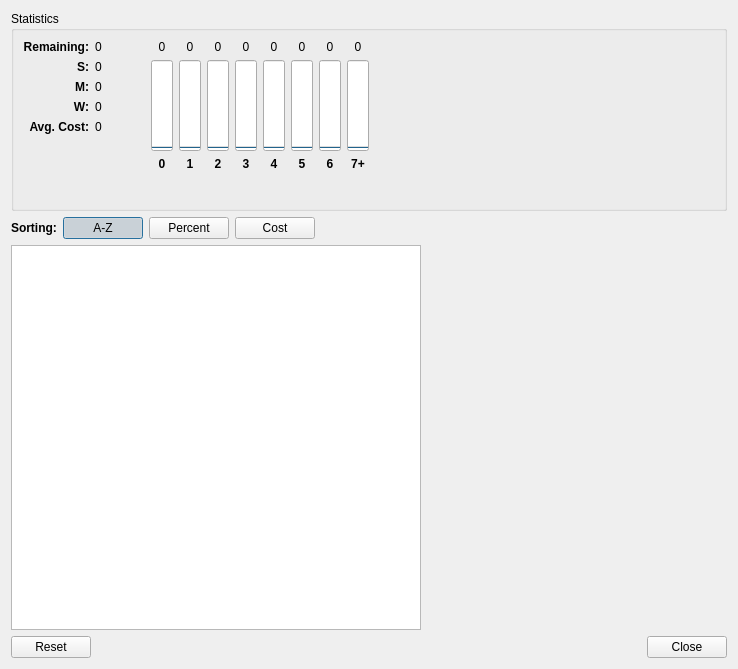
<?xml version="1.0" encoding="UTF-8"?>
<ui version="4.0">
 <class>ActiveDeck</class>
 <widget class="QDialog" name="ActiveDeck">
  <property name="geometry">
   <rect>
    <x>0</x>
    <y>0</y>
    <width>738</width>
    <height>669</height>
   </rect>
  </property>
  <property name="windowTitle">
   <string>Dialog</string>
  </property>
  <layout class="QVBoxLayout" name="verticalLayout_2">
   <item>
    <widget class="QGroupBox" name="groupBoxStats">
     <property name="minimumSize">
      <size>
       <width>0</width>
       <height>200</height>
      </size>
     </property>
     <property name="maximumSize">
      <size>
       <width>16777215</width>
       <height>200</height>
      </size>
     </property>
     <property name="title">
      <string>Statistics</string>
     </property>
     <layout class="QHBoxLayout" name="horizontalLayout">
      <item>
       <layout class="QGridLayout" name="gridLayout">
        <item row="4" column="1">
         <widget class="QLabel" name="labelCost">
          <property name="text">
           <string>0</string>
          </property>
         </widget>
        </item>
        <item row="0" column="1">
         <widget class="QLabel" name="labelCount">
          <property name="minimumSize">
           <size>
            <width>50</width>
            <height>0</height>
           </size>
          </property>
          <property name="text">
           <string>0</string>
          </property>
         </widget>
        </item>
        <item row="0" column="0">
         <widget class="QLabel" name="label_2">
          <property name="text">
           <string>&lt;html&gt;&lt;head/&gt;&lt;body&gt;&lt;p align=&quot;right&quot;&gt;&lt;span style=&quot; font-weight:600;&quot;&gt;Remaining:&lt;/span&gt;&lt;/p&gt;&lt;/body&gt;&lt;/html&gt;</string>
          </property>
         </widget>
        </item>
        <item row="1" column="0">
         <widget class="QLabel" name="label_3">
          <property name="text">
           <string>&lt;html&gt;&lt;head/&gt;&lt;body&gt;&lt;p&gt;&lt;span style=&quot; font-weight:600;&quot;&gt;S:&lt;/span&gt;&lt;/p&gt;&lt;/body&gt;&lt;/html&gt;</string>
          </property>
          <property name="alignment">
           <set>Qt::AlignRight|Qt::AlignTrailing|Qt::AlignVCenter</set>
          </property>
         </widget>
        </item>
        <item row="2" column="0">
         <widget class="QLabel" name="label_4">
          <property name="text">
           <string>&lt;html&gt;&lt;head/&gt;&lt;body&gt;&lt;p&gt;&lt;span style=&quot; font-weight:600;&quot;&gt;M:&lt;/span&gt;&lt;/p&gt;&lt;/body&gt;&lt;/html&gt;</string>
          </property>
          <property name="alignment">
           <set>Qt::AlignRight|Qt::AlignTrailing|Qt::AlignVCenter</set>
          </property>
         </widget>
        </item>
        <item row="1" column="1">
         <widget class="QLabel" name="labelSpells">
          <property name="text">
           <string>0</string>
          </property>
         </widget>
        </item>
        <item row="4" column="0">
         <widget class="QLabel" name="label">
          <property name="text">
           <string>&lt;html&gt;&lt;head/&gt;&lt;body&gt;&lt;p align=&quot;right&quot;&gt;&lt;span style=&quot; font-weight:600;&quot;&gt;Avg. Cost:&lt;/span&gt;&lt;/p&gt;&lt;/body&gt;&lt;/html&gt;</string>
          </property>
         </widget>
        </item>
        <item row="3" column="1">
         <widget class="QLabel" name="labelWeapons">
          <property name="text">
           <string>0</string>
          </property>
         </widget>
        </item>
        <item row="2" column="1">
         <widget class="QLabel" name="labelMinions">
          <property name="text">
           <string>0</string>
          </property>
         </widget>
        </item>
        <item row="3" column="0">
         <widget class="QLabel" name="label_5">
          <property name="text">
           <string>&lt;html&gt;&lt;head/&gt;&lt;body&gt;&lt;p&gt;&lt;span style=&quot; font-weight:600;&quot;&gt;W:&lt;/span&gt;&lt;/p&gt;&lt;/body&gt;&lt;/html&gt;</string>
          </property>
          <property name="alignment">
           <set>Qt::AlignRight|Qt::AlignTrailing|Qt::AlignVCenter</set>
          </property>
         </widget>
        </item>
        <item row="5" column="1">
         <spacer name="verticalSpacer">
          <property name="orientation">
           <enum>Qt::Vertical</enum>
          </property>
          <property name="sizeHint" stdset="0">
           <size>
            <width>20</width>
            <height>40</height>
           </size>
          </property>
         </spacer>
        </item>
       </layout>
      </item>
      <item>
       <layout class="QGridLayout" name="gridLayout_2">
        <item row="2" column="3">
         <widget class="QLabel" name="label_12">
          <property name="text">
           <string>&lt;html&gt;&lt;head/&gt;&lt;body&gt;&lt;p&gt;&lt;span style=&quot; font-weight:600;&quot;&gt;3&lt;/span&gt;&lt;/p&gt;&lt;/body&gt;&lt;/html&gt;</string>
          </property>
          <property name="alignment">
           <set>Qt::AlignCenter</set>
          </property>
         </widget>
        </item>
        <item row="2" column="2">
         <widget class="QLabel" name="label_11">
          <property name="text">
           <string>&lt;html&gt;&lt;head/&gt;&lt;body&gt;&lt;p&gt;&lt;span style=&quot; font-weight:600;&quot;&gt;2&lt;/span&gt;&lt;/p&gt;&lt;/body&gt;&lt;/html&gt;</string>
          </property>
          <property name="alignment">
           <set>Qt::AlignCenter</set>
          </property>
         </widget>
        </item>
        <item row="1" column="0">
         <widget class="QProgressBar" name="progressBar0">
          <property name="maximum">
           <number>50</number>
          </property>
          <property name="value">
           <number>0</number>
          </property>
          <property name="textVisible">
           <bool>false</bool>
          </property>
          <property name="orientation">
           <enum>Qt::Vertical</enum>
          </property>
          <property name="textDirection">
           <enum>QProgressBar::TopToBottom</enum>
          </property>
         </widget>
        </item>
        <item row="1" column="3">
         <widget class="QProgressBar" name="progressBar3">
          <property name="maximum">
           <number>50</number>
          </property>
          <property name="value">
           <number>0</number>
          </property>
          <property name="orientation">
           <enum>Qt::Vertical</enum>
          </property>
         </widget>
        </item>
        <item row="1" column="1">
         <widget class="QProgressBar" name="progressBar1">
          <property name="maximum">
           <number>50</number>
          </property>
          <property name="value">
           <number>0</number>
          </property>
          <property name="orientation">
           <enum>Qt::Vertical</enum>
          </property>
         </widget>
        </item>
        <item row="1" column="2">
         <widget class="QProgressBar" name="progressBar2">
          <property name="maximum">
           <number>50</number>
          </property>
          <property name="value">
           <number>0</number>
          </property>
          <property name="orientation">
           <enum>Qt::Vertical</enum>
          </property>
         </widget>
        </item>
        <item row="2" column="6">
         <widget class="QLabel" name="label_15">
          <property name="text">
           <string>&lt;html&gt;&lt;head/&gt;&lt;body&gt;&lt;p&gt;&lt;span style=&quot; font-weight:600;&quot;&gt;6&lt;/span&gt;&lt;/p&gt;&lt;/body&gt;&lt;/html&gt;</string>
          </property>
          <property name="alignment">
           <set>Qt::AlignCenter</set>
          </property>
         </widget>
        </item>
        <item row="2" column="7">
         <widget class="QLabel" name="label_16">
          <property name="text">
           <string>&lt;html&gt;&lt;head/&gt;&lt;body&gt;&lt;p&gt;&lt;span style=&quot; font-weight:600;&quot;&gt;7+&lt;/span&gt;&lt;/p&gt;&lt;/body&gt;&lt;/html&gt;</string>
          </property>
          <property name="alignment">
           <set>Qt::AlignCenter</set>
          </property>
         </widget>
        </item>
        <item row="2" column="4">
         <widget class="QLabel" name="label_13">
          <property name="text">
           <string>&lt;html&gt;&lt;head/&gt;&lt;body&gt;&lt;p&gt;&lt;span style=&quot; font-weight:600;&quot;&gt;4&lt;/span&gt;&lt;/p&gt;&lt;/body&gt;&lt;/html&gt;</string>
          </property>
          <property name="alignment">
           <set>Qt::AlignCenter</set>
          </property>
         </widget>
        </item>
        <item row="2" column="5">
         <widget class="QLabel" name="label_14">
          <property name="text">
           <string>&lt;html&gt;&lt;head/&gt;&lt;body&gt;&lt;p&gt;&lt;span style=&quot; font-weight:600;&quot;&gt;5&lt;/span&gt;&lt;/p&gt;&lt;/body&gt;&lt;/html&gt;</string>
          </property>
          <property name="alignment">
           <set>Qt::AlignCenter</set>
          </property>
         </widget>
        </item>
        <item row="1" column="4">
         <widget class="QProgressBar" name="progressBar4">
          <property name="maximum">
           <number>50</number>
          </property>
          <property name="value">
           <number>0</number>
          </property>
          <property name="orientation">
           <enum>Qt::Vertical</enum>
          </property>
         </widget>
        </item>
        <item row="1" column="6">
         <widget class="QProgressBar" name="progressBar6">
          <property name="maximum">
           <number>50</number>
          </property>
          <property name="value">
           <number>0</number>
          </property>
          <property name="orientation">
           <enum>Qt::Vertical</enum>
          </property>
         </widget>
        </item>
        <item row="1" column="5">
         <widget class="QProgressBar" name="progressBar5">
          <property name="maximum">
           <number>50</number>
          </property>
          <property name="value">
           <number>0</number>
          </property>
          <property name="orientation">
           <enum>Qt::Vertical</enum>
          </property>
         </widget>
        </item>
        <item row="1" column="7">
         <widget class="QProgressBar" name="progressBar7">
          <property name="maximum">
           <number>50</number>
          </property>
          <property name="value">
           <number>0</number>
          </property>
          <property name="textVisible">
           <bool>true</bool>
          </property>
          <property name="orientation">
           <enum>Qt::Vertical</enum>
          </property>
         </widget>
        </item>
        <item row="2" column="0">
         <widget class="QLabel" name="label_9">
          <property name="text">
           <string>&lt;html&gt;&lt;head/&gt;&lt;body&gt;&lt;p&gt;&lt;span style=&quot; font-weight:600;&quot;&gt;0&lt;/span&gt;&lt;/p&gt;&lt;/body&gt;&lt;/html&gt;</string>
          </property>
          <property name="alignment">
           <set>Qt::AlignCenter</set>
          </property>
         </widget>
        </item>
        <item row="2" column="1">
         <widget class="QLabel" name="label_10">
          <property name="text">
           <string>&lt;html&gt;&lt;head/&gt;&lt;body&gt;&lt;p&gt;&lt;span style=&quot; font-weight:600;&quot;&gt;1&lt;/span&gt;&lt;/p&gt;&lt;/body&gt;&lt;/html&gt;</string>
          </property>
          <property name="alignment">
           <set>Qt::AlignCenter</set>
          </property>
         </widget>
        </item>
        <item row="3" column="0">
         <spacer name="verticalSpacer_2">
          <property name="orientation">
           <enum>Qt::Vertical</enum>
          </property>
          <property name="sizeHint" stdset="0">
           <size>
            <width>20</width>
            <height>40</height>
           </size>
          </property>
         </spacer>
        </item>
        <item row="0" column="0">
         <widget class="QLabel" name="labelCount0">
          <property name="text">
           <string>0</string>
          </property>
          <property name="alignment">
           <set>Qt::AlignCenter</set>
          </property>
         </widget>
        </item>
        <item row="0" column="1">
         <widget class="QLabel" name="labelCount1">
          <property name="text">
           <string>0</string>
          </property>
          <property name="alignment">
           <set>Qt::AlignCenter</set>
          </property>
         </widget>
        </item>
        <item row="0" column="2">
         <widget class="QLabel" name="labelCount2">
          <property name="text">
           <string>0</string>
          </property>
          <property name="alignment">
           <set>Qt::AlignCenter</set>
          </property>
         </widget>
        </item>
        <item row="0" column="3">
         <widget class="QLabel" name="labelCount3">
          <property name="text">
           <string>0</string>
          </property>
          <property name="alignment">
           <set>Qt::AlignCenter</set>
          </property>
         </widget>
        </item>
        <item row="0" column="4">
         <widget class="QLabel" name="labelCount4">
          <property name="text">
           <string>0</string>
          </property>
          <property name="alignment">
           <set>Qt::AlignCenter</set>
          </property>
         </widget>
        </item>
        <item row="0" column="5">
         <widget class="QLabel" name="labelCount5">
          <property name="text">
           <string>0</string>
          </property>
          <property name="alignment">
           <set>Qt::AlignCenter</set>
          </property>
         </widget>
        </item>
        <item row="0" column="6">
         <widget class="QLabel" name="labelCount6">
          <property name="text">
           <string>0</string>
          </property>
          <property name="alignment">
           <set>Qt::AlignCenter</set>
          </property>
         </widget>
        </item>
        <item row="0" column="7">
         <widget class="QLabel" name="labelCount7">
          <property name="text">
           <string>0</string>
          </property>
          <property name="alignment">
           <set>Qt::AlignCenter</set>
          </property>
         </widget>
        </item>
       </layout>
      </item>
      <item>
       <spacer name="horizontalSpacer_2">
        <property name="orientation">
         <enum>Qt::Horizontal</enum>
        </property>
        <property name="sizeHint" stdset="0">
         <size>
          <width>40</width>
          <height>20</height>
         </size>
        </property>
       </spacer>
      </item>
     </layout>
    </widget>
   </item>
   <item>
    <layout class="QHBoxLayout" name="horizontalLayout_3">
     <item>
      <layout class="QVBoxLayout" name="verticalLayout">
       <item>
        <layout class="QHBoxLayout" name="horizontalLayout_2" stretch="0,0,0,0,1">
         <item>
          <widget class="QLabel" name="label_6">
           <property name="text">
            <string>&lt;html&gt;&lt;head/&gt;&lt;body&gt;&lt;p&gt;&lt;span style=&quot; font-weight:600;&quot;&gt;Sorting:&lt;/span&gt;&lt;/p&gt;&lt;/body&gt;&lt;/html&gt;</string>
           </property>
          </widget>
         </item>
         <item>
          <widget class="QPushButton" name="pushButtonSortAz">
           <property name="text">
            <string>A-Z</string>
           </property>
           <property name="checkable">
            <bool>true</bool>
           </property>
           <property name="checked">
            <bool>true</bool>
           </property>
          </widget>
         </item>
         <item>
          <widget class="QPushButton" name="pushButtonSortPercent">
           <property name="text">
            <string>Percent</string>
           </property>
           <property name="checkable">
            <bool>true</bool>
           </property>
          </widget>
         </item>
         <item>
          <widget class="QPushButton" name="pushButtonCost">
           <property name="text">
            <string>Cost</string>
           </property>
           <property name="checkable">
            <bool>true</bool>
           </property>
          </widget>
         </item>
         <item>
          <spacer name="horizontalSpacer">
           <property name="orientation">
            <enum>Qt::Horizontal</enum>
           </property>
           <property name="sizeHint" stdset="0">
            <size>
             <width>40</width>
             <height>20</height>
            </size>
           </property>
          </spacer>
         </item>
        </layout>
       </item>
       <item>
        <widget class="QListWidget" name="listWidgetCards">
         <property name="minimumSize">
          <size>
           <width>400</width>
           <height>0</height>
          </size>
         </property>
        </widget>
       </item>
      </layout>
     </item>
     <item>
      <widget class="QLabel" name="labelCardImage">
       <property name="sizePolicy">
        <sizepolicy hsizetype="Fixed" vsizetype="Fixed">
         <horstretch>0</horstretch>
         <verstretch>0</verstretch>
        </sizepolicy>
       </property>
       <property name="minimumSize">
        <size>
         <width>300</width>
         <height>400</height>
        </size>
       </property>
       <property name="maximumSize">
        <size>
         <width>300</width>
         <height>400</height>
        </size>
       </property>
       <property name="text">
        <string/>
       </property>
       <property name="alignment">
        <set>Qt::AlignCenter</set>
       </property>
      </widget>
     </item>
    </layout>
   </item>
   <item>
    <widget class="QDialogButtonBox" name="buttonBox">
     <property name="orientation">
      <enum>Qt::Horizontal</enum>
     </property>
     <property name="standardButtons">
      <set>QDialogButtonBox::Close|QDialogButtonBox::Reset</set>
     </property>
     <property name="centerButtons">
      <bool>false</bool>
     </property>
    </widget>
   </item>
  </layout>
 </widget>
 <resources/>
 <connections>
  <connection>
   <sender>buttonBox</sender>
   <signal>accepted()</signal>
   <receiver>ActiveDeck</receiver>
   <slot>accept()</slot>
   <hints>
    <hint type="sourcelabel">
     <x>248</x>
     <y>254</y>
    </hint>
    <hint type="destinationlabel">
     <x>157</x>
     <y>274</y>
    </hint>
   </hints>
  </connection>
  <connection>
   <sender>buttonBox</sender>
   <signal>rejected()</signal>
   <receiver>ActiveDeck</receiver>
   <slot>reject()</slot>
   <hints>
    <hint type="sourcelabel">
     <x>316</x>
     <y>260</y>
    </hint>
    <hint type="destinationlabel">
     <x>286</x>
     <y>274</y>
    </hint>
   </hints>
  </connection>
 </connections>
</ui>
